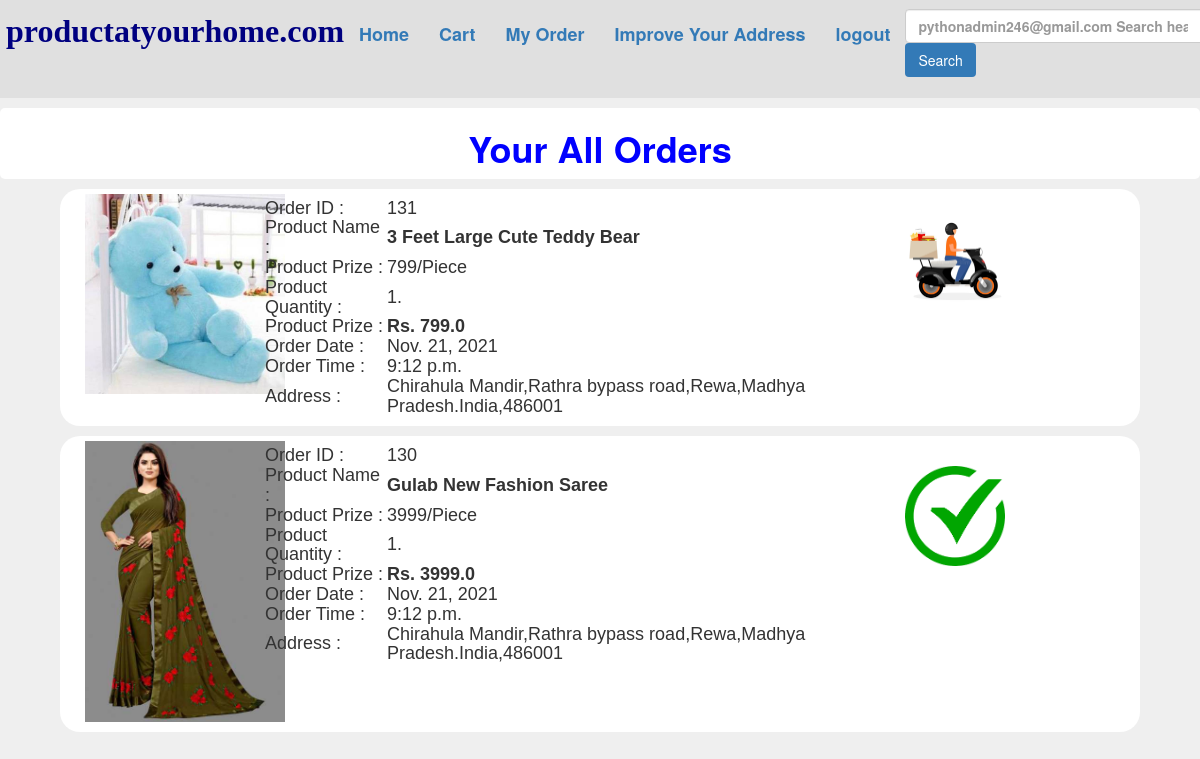
Page /myorder/ (signed in) on the committed database.
### abstractapp/models.py (models this page shows)
class User(AbstractBaseUser,PermissionsMixin):
    name=models.CharField(max_length=100)
    email=models.EmailField(_('email address'),unique=True)
    phone=models.CharField(max_length=10)
    status=models.BooleanField(default=True)
    is_staff=models.BooleanField(default=False)
    is_active =models.BooleanField(default=True)
    cuntry = models.CharField(max_length=20, null=True, blank=True)
    state=models.CharField(default= None,max_length=20,null=True, blank=True)
    city=models.CharField(max_length=20,default=None,null=True, blank=True)
    landmark = models.CharField(max_length=30, null=True, default=None, blank=True)
    road = models.CharField(max_length=50, null=True, default=None, blank=True)
    place=models.CharField(max_length=50, blank=True,null=True,default=None)
    pin=models.IntegerField(max_length=6,null=True,default=None, blank=True)
    USERNAME_FIELD = 'email'
    REQUIRED_FIELDS = ['name','phone']
    objects=CustomerUserManager()

class Order(models.Model):
    user=models.ForeignKey(User,on_delete=models.CASCADE)
    product=models.ForeignKey(Product,on_delete=models.CASCADE)
    quantity=models.IntegerField(max_length=5)
    prize=models.IntegerField(max_length=5)
    total_prize=models.FloatField(max_length=10)
    order_data=models.DateField(default=datetime.date.today())
    order_time=models.TimeField(default=datetime.datetime.now())
    status=models.BooleanField(default=False)
    order_address=models.TextField(max_length=100)
    def __str__(self):
        a=str(self.user)+" | "+str(self.product)
        return a

class Product(models.Model):
    pname=models.CharField(max_length=250)
    ptitle=models.TextField(max_length=300)
    cat=models.CharField(choices=CAT_CHOISES,max_length=20)
    quantity_type=models.CharField(choices=CAT_TYPE_CHOISES,max_length=20)
    prize=models.BigIntegerField(max_length=5)
    offer=models.IntegerField(max_length=3)
    image=models.ImageField(upload_to="images",max_length=500)
    total=models.IntegerField(max_length=5)
    aval=models.IntegerField(max_length=5)
    def __str__(self):
        return self.pname

### abstractapp/views.py (the view)
# urls.py: path('myorder/',views.myorder),
def myorder(request):
    if request.user.is_authenticated:
        user=request.user
        try:
            user_order=Order.objects.select_related('product').filter(user=user).order_by('-id')
            print(user_order)
        except Exception as e:
            print(e)
            raise("Something went wrong!")
        return render(request,"myorder.html",{'user_order':user_order})
    else:
        return HttpResponse(
            f'''<center style="color:red"><h1>You'r not authinticated..<br><h4><a href="/login">Login First!''')

### templates/myorder.html (shortened to what this page needs)
<!DOCTYPE html>
<html lang="en">
<head>
    {% extends "base.html" %}
    {% load cart %}
{% block body %}
<center>
    <div class="row shadow" style="width:100%;background:white;height:auto;margin-bottom:10px;color:wite;border-radius:5px;margin-top:10px">
        <h1 style="color:blue"><b>Your All Orders</h1>
    </div>
{% for i in user_order %}
<div class="row shadow" style="width:90%;background:white;height:auto;margin-bottom:10px;color:wite;border-radius:20px">
    <div class="col-sm-2" style="margin-bottom:10px;background:yellw;margin-left:10px">
         <img src="/media/{{i.product.image}}" alt="" width="200px" style="margin-top:5px">
    </div>
    <div class="col-sm-7" style="background:ble;margin-left:px;font-size: large;font:menu;text-align:left">
        <h4><table>
            <tr>
                <td>
                    Order ID :
                </td>
                <td>
                    {{i.id}}
                </td>
            </tr>
            <tr>
                <td>
                    Product Name :
                </td>
                <th>
                    {{i.product.pname}}
                </th>
            </tr>
            <tr>
                <td>
                    Product Prize :
                </td>
                <td>
                    {{i.prize}}{{i.product.quantity_type}}
                </td>
            </tr>
              <tr>
                <td>
                    Product Quantity :
                </td>
                <td>
                    {{i.quantity}}.
                </td>
            </tr>
             <tr>
                <td>
                    Product Prize :
                </td>
                <th>
                    Rs. {{i.total_prize}}
                </th>
            </tr>
             <tr>
                <td>
                    Order Date :
                </td>
                <td>
                    {{i.order_data}}
                </td>
            </tr>
            <tr>
                <td>
                    Order Time :
                </td>
                <td>
                    {{i.order_time}}
                </td>
            </tr>
               <tr>
                <td>
                    Address :
                </td>
                <td>
                    {{i.order_address}}
                </td>
            </tr>
        </table>
    </div>
    <div class="col-sm-1" style="background:cn;margin-left:10px;height:100px;font-size: large;font: menu;border-radius:12px;margin-top:30px">
        {% if i.status %}
        <img src="/media/images/success.png" alt="" width="100px" style="border-radius:12px">
        {% else %}
        <img src="/media/images/runnning.jpg" alt="" width="100px" style="border-radius:12px">
        {% endif %}
    </div>
</div>
{% endfor %}
    {% endblock %}

### templates/base.html (shortened to what this page needs)
<!DOCTYPE html>
<html lang="en">
<head>
  <link rel="stylesheet" href="https://maxcdn.bootstrapcdn.com/bootstrap/3.4.1/css/bootstrap.min.css">
</head>
<body style="background:#1111">
<div class="row" style="background:#1111">
    <b><nav class="navbar navbar-dark">
        <ul class="nav navbar-nav" style="margin-left:20px;font-size:large;">
            <li><div style=color:red;font-size:xx-large;font-family:mospace;color:navy;"><b>productatyourhome.com</b></div></li>
            <li><a href="/home">Home</a></li>
            <li><a href="/cart">Cart</a></li>
            <li><a href="/myorder">My Order</a></li>
            <li><a href="" type="button" data-toggle="modal" data-target="#myModal">Improve Your Address</a href=""></li>
            <li><a href="/logout">logout</a></li>
        </ul>
        <span>
                <form class="form-inline" style="margin-top:8px">
                <input class="form-control" type="search" placeholder="{{request.user}} Search hear..." aria-label="Search" style="width:300px">
                <button class="btn btn-outline-success my-2 my-sm-0 bg-primary" type="submit">Search</button>
            </form></span>
    </nav>
</div>
{% block body %}
{% endblock %}
</body>
</html>

### rows in the picture
User: user "pythonadmin246@gmail.com Search hear..."
Order: product.image (picture), id "131", product.pname "3 Feet Large Cute Teddy Bear", prize "799", product.quantity_type "/Piece", quantity "1", total_prize "799.0", order_data "Nov. 21, 2021", order_time "9:12 p.m.", order_address "Chirahula Mandir,Rathra bypass road,Rewa,Madhya Pradesh.India,486001", status False (drawn)
Order: product.image (picture), id "130", product.pname "Gulab New Fashion Saree", prize "3999", product.quantity_type "/Piece", quantity "1", total_prize "3999.0", order_data "Nov. 21, 2021", order_time "9:12 p.m.", order_address "Chirahula Mandir,Rathra bypass road,Rewa,Madhya Pradesh.India,486001", status True (drawn)
